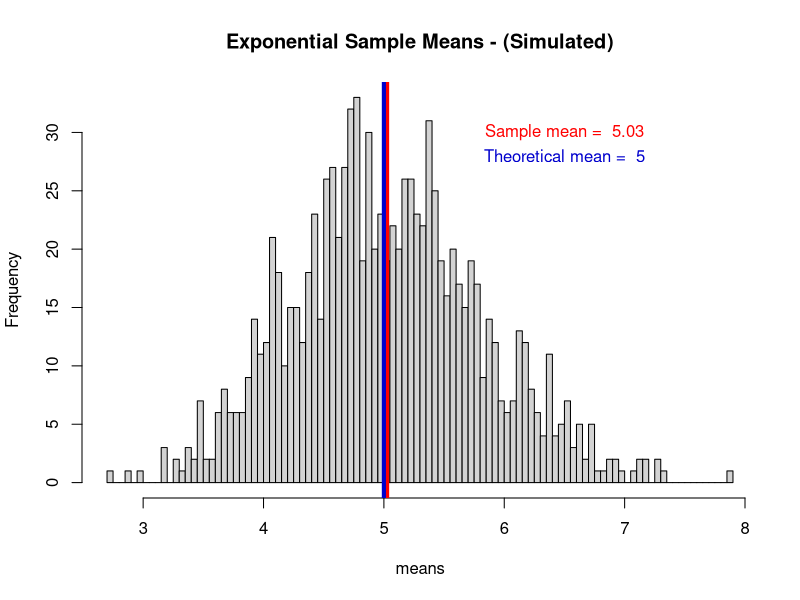
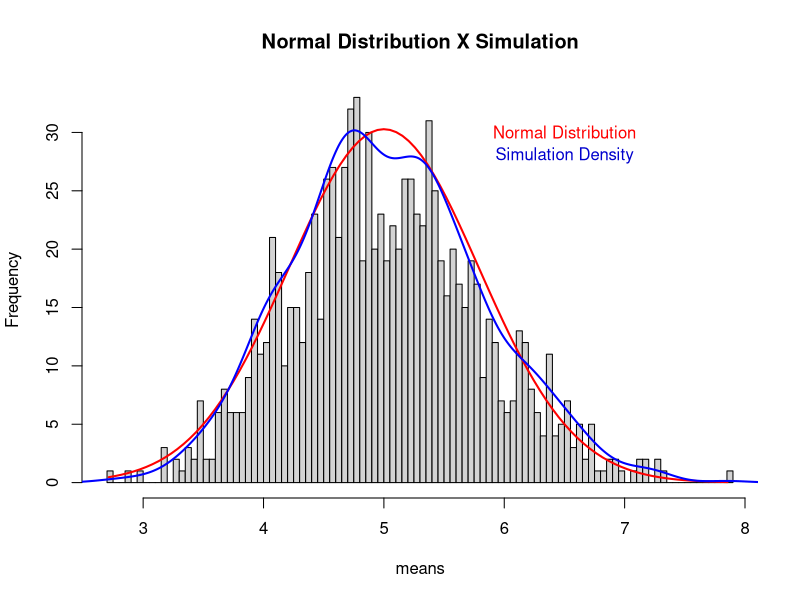

R code for these plots, in order:
## ---- chunk 1
set.seed(28) #set the seed of R’s random number generator before simulating random values is a good practice.
lambda <- 0.2     # The provided lambda parameter
exp_num <- 40     # The number of exponentials
simu_num <- 1000  # And the number of simulations

#Run the simulations
simulation <- replicate(simu_num, rexp(exp_num, lambda))

#Calculate the means of the exponential simulation
means <- apply(simulation, 2, mean)



sample_mean <- mean(means)    # Get the final mean figure
theory_mean <- 1/lambda       # The exponential theoretical mean

# Now plot an histogram to see things clear
r <- hist(means, main = "Exponential Sample Means - (Simulated)", col = "lightgray", breaks = 100)
abline(v = sample_mean, lwd = 4,  col = "red")
abline(v = theory_mean, lwd = 4,  col = "blue3")

# And show our numbers
text(6.5, 30, paste("Sample mean = ", round(sample_mean,2)), col="red")
text(6.5, 28, paste("Theoretical mean = ", round(theory_mean,2)), col="blue3")



theory_sd <- (1/lambda)/sqrt(exp_num)
sample_sd <- sd(means)

theory_var = theory_sd^2
sample_var = sample_sd^2



# Provide the histogram of the simulation as background
hist(means, main = "Normal Distribution X Simulation", col = "lightgray", breaks = 100)

# Overlap the normal distribution
xfit <- seq(min(means), max(means), length = 100)
yfit <- dnorm(xfit, mean = 1/lambda, sd = (1/lambda)/sqrt(exp_num))
lines(xfit, yfit*60, lwd=2, col="red")

# And the simulation density
den <- density(means)
lines(den$x, den$y*60, lwd=2, col="blue")

# Provide the legend
text(6.5, 30, "Normal Distribution", col="red")
text(6.5, 28, "Simulation Density", col="blue3")
